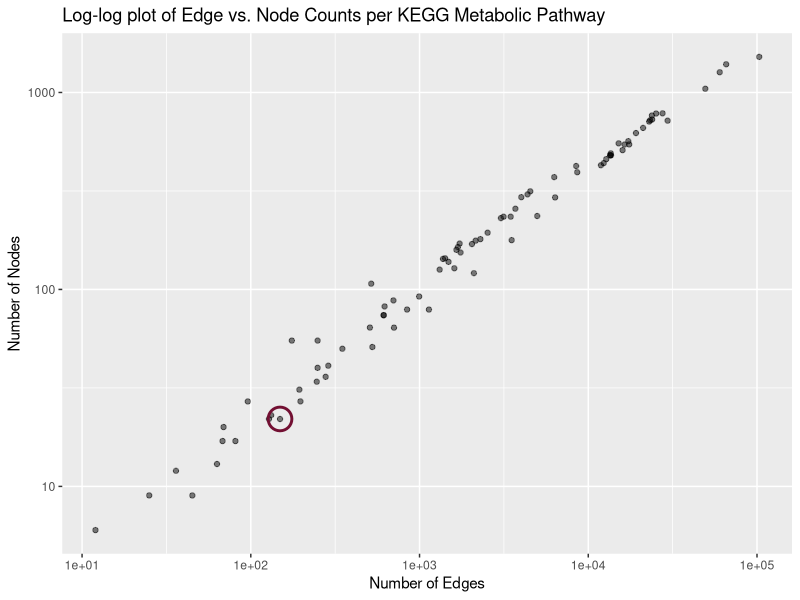

The R source for this figure:
## ---- chunk 1
library(tidyverse)
library(ggplot2)
library(dplyr)

sumstats <- read_csv("kegg_sumstats.csv")
## ---- chunk 2

ggplot(data=sumstats, mapping = aes(x = Edges, y = Nodes)) +
  geom_jitter(alpha=0.5) +
  scale_x_log10() +
  scale_y_log10() +
  geom_point(
      data = filter(sumstats, Edges == 149),
      shape = 1,
      size = 7, 
      color = "#720F32",
      stroke = 1.5 
      ) +
  labs(title="Log-log plot of Edge vs. Node Counts per KEGG Metabolic Pathway", x="Number of Edges", y="Number of Nodes")
